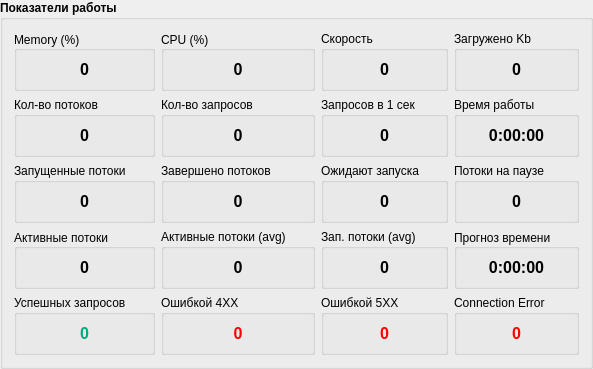
        <widget class="QGroupBox" name="groupBox_19">
         <property name="sizePolicy">
          <sizepolicy hsizetype="Expanding" vsizetype="Expanding">
           <horstretch>0</horstretch>
           <verstretch>0</verstretch>
          </sizepolicy>
         </property>
         <property name="font">
          <font>
           <weight>75</weight>
           <bold>true</bold>
          </font>
         </property>
         <property name="title">
          <string>Показатели работы</string>
         </property>
         <layout class="QGridLayout" name="gridLayout">
          <item row="1" column="2">
           <widget class="QGroupBox" name="groupBox_9">
            <property name="font">
             <font>
              <weight>50</weight>
              <bold>false</bold>
             </font>
            </property>
            <property name="title">
             <string>Запросов в 1 сек</string>
            </property>
            <layout class="QVBoxLayout" name="verticalLayout_7">
             <item>
              <widget class="QLabel" name="l_kpi_requests_per_seccond">
               <property name="font">
                <font>
                 <pointsize>12</pointsize>
                 <weight>75</weight>
                 <bold>true</bold>
                </font>
               </property>
               <property name="text">
                <string>0</string>
               </property>
               <property name="alignment">
                <set>Qt::AlignCenter</set>
               </property>
              </widget>
             </item>
            </layout>
           </widget>
          </item>
          <item row="4" column="3">
           <widget class="QGroupBox" name="groupBox_18">
            <property name="font">
             <font>
              <weight>50</weight>
              <bold>false</bold>
             </font>
            </property>
            <property name="title">
             <string>Connection Error</string>
            </property>
            <layout class="QVBoxLayout" name="verticalLayout_16">
             <item>
              <widget class="QLabel" name="l_kpi_requests_connection_error">
               <property name="font">
                <font>
                 <pointsize>12</pointsize>
                 <weight>75</weight>
                 <bold>true</bold>
                </font>
               </property>
               <property name="styleSheet">
                <string notr="true">color: rgb(255, 0, 0);</string>
               </property>
               <property name="text">
                <string>0</string>
               </property>
               <property name="alignment">
                <set>Qt::AlignCenter</set>
               </property>
              </widget>
             </item>
            </layout>
           </widget>
          </item>
          <item row="0" column="3">
           <widget class="QGroupBox" name="groupBox_8">
            <property name="font">
             <font>
              <weight>50</weight>
              <bold>false</bold>
             </font>
            </property>
            <property name="title">
             <string>Загружено Kb</string>
            </property>
            <layout class="QVBoxLayout" name="verticalLayout_9">
             <item>
              <widget class="QLabel" name="l_kpi_download_size">
               <property name="font">
                <font>
                 <pointsize>12</pointsize>
                 <weight>75</weight>
                 <bold>true</bold>
                </font>
               </property>
               <property name="text">
                <string>0</string>
               </property>
               <property name="alignment">
                <set>Qt::AlignCenter</set>
               </property>
              </widget>
             </item>
            </layout>
           </widget>
          </item>
          <item row="1" column="0">
           <widget class="QGroupBox" name="groupBox_2">
            <property name="font">
             <font>
              <weight>50</weight>
              <bold>false</bold>
             </font>
            </property>
            <property name="title">
             <string>Кол-во потоков</string>
            </property>
            <layout class="QVBoxLayout" name="verticalLayout_3">
             <item>
              <widget class="QLabel" name="l_kpi_theaders">
               <property name="font">
                <font>
                 <pointsize>12</pointsize>
                 <weight>75</weight>
                 <bold>true</bold>
                </font>
               </property>
               <property name="text">
                <string>0</string>
               </property>
               <property name="alignment">
                <set>Qt::AlignCenter</set>
               </property>
              </widget>
             </item>
            </layout>
           </widget>
          </item>
          <item row="0" column="2">
           <widget class="QGroupBox" name="groupBox_26">
            <property name="font">
             <font>
              <weight>50</weight>
              <bold>false</bold>
             </font>
            </property>
            <property name="title">
             <string>Скорость</string>
            </property>
            <layout class="QVBoxLayout" name="verticalLayout_24">
             <item>
              <widget class="QLabel" name="l_kpi_speed">
               <property name="font">
                <font>
                 <pointsize>12</pointsize>
                 <weight>75</weight>
                 <bold>true</bold>
                </font>
               </property>
               <property name="text">
                <string>0</string>
               </property>
               <property name="alignment">
                <set>Qt::AlignCenter</set>
               </property>
              </widget>
             </item>
            </layout>
           </widget>
          </item>
          <item row="2" column="1">
           <widget class="QGroupBox" name="groupBox_11">
            <property name="font">
             <font>
              <weight>50</weight>
              <bold>false</bold>
             </font>
            </property>
            <property name="title">
             <string>Завершено потоков</string>
            </property>
            <layout class="QVBoxLayout" name="verticalLayout_11">
             <item>
              <widget class="QLabel" name="l_kpi_theaders_finished">
               <property name="font">
                <font>
                 <pointsize>12</pointsize>
                 <weight>75</weight>
                 <bold>true</bold>
                </font>
               </property>
               <property name="text">
                <string>0</string>
               </property>
               <property name="alignment">
                <set>Qt::AlignCenter</set>
               </property>
              </widget>
             </item>
            </layout>
           </widget>
          </item>
          <item row="2" column="2">
           <widget class="QGroupBox" name="groupBox_17">
            <property name="font">
             <font>
              <weight>50</weight>
              <bold>false</bold>
             </font>
            </property>
            <property name="toolTip">
             <string>&lt;html&gt;&lt;head/&gt;&lt;body&gt;&lt;p&gt;Потоки, ожидающие запуска&lt;/p&gt;&lt;/body&gt;&lt;/html&gt;</string>
            </property>
            <property name="title">
             <string>Ожидают запуска</string>
            </property>
            <layout class="QVBoxLayout" name="verticalLayout_13">
             <item>
              <widget class="QLabel" name="l_kpi_theaders_waiting">
               <property name="font">
                <font>
                 <pointsize>12</pointsize>
                 <weight>75</weight>
                 <bold>true</bold>
                </font>
               </property>
               <property name="text">
                <string>0</string>
               </property>
               <property name="alignment">
                <set>Qt::AlignCenter</set>
               </property>
              </widget>
             </item>
            </layout>
           </widget>
          </item>
          <item row="4" column="0">
           <widget class="QGroupBox" name="groupBox_5">
            <property name="font">
             <font>
              <weight>50</weight>
              <bold>false</bold>
             </font>
            </property>
            <property name="title">
             <string>Успешных запросов</string>
            </property>
            <layout class="QVBoxLayout" name="verticalLayout_6">
             <item>
              <widget class="QLabel" name="l_kpi_requests_success">
               <property name="font">
                <font>
                 <pointsize>12</pointsize>
                 <weight>75</weight>
                 <bold>true</bold>
                </font>
               </property>
               <property name="styleSheet">
                <string notr="true">color: rgb(0, 170, 127);</string>
               </property>
               <property name="text">
                <string>0</string>
               </property>
               <property name="alignment">
                <set>Qt::AlignCenter</set>
               </property>
              </widget>
             </item>
            </layout>
           </widget>
          </item>
          <item row="0" column="1">
           <widget class="QGroupBox" name="gb_cpu">
            <property name="sizePolicy">
             <sizepolicy hsizetype="Preferred" vsizetype="Preferred">
              <horstretch>0</horstretch>
              <verstretch>0</verstretch>
             </sizepolicy>
            </property>
            <property name="minimumSize">
             <size>
              <width>0</width>
              <height>0</height>
             </size>
            </property>
            <property name="font">
             <font>
              <weight>50</weight>
              <bold>false</bold>
             </font>
            </property>
            <property name="toolTip">
             <string>&lt;html&gt;&lt;head/&gt;&lt;body&gt;&lt;p&gt;&lt;span style=&quot; font-weight:400;&quot;&gt;Текущий показатель загруженности CPU (%)&lt;/span&gt;&lt;/p&gt;&lt;/body&gt;&lt;/html&gt;</string>
            </property>
            <property name="styleSheet">
             <string notr="true"/>
            </property>
            <property name="title">
             <string>CPU (%)</string>
            </property>
            <property name="alignment">
             <set>Qt::AlignLeading|Qt::AlignLeft|Qt::AlignVCenter</set>
            </property>
            <layout class="QVBoxLayout" name="verticalLayout_5">
             <item>
              <widget class="QLabel" name="l_kpi_cpu">
               <property name="font">
                <font>
                 <pointsize>12</pointsize>
                 <weight>75</weight>
                 <bold>true</bold>
                </font>
               </property>
               <property name="text">
                <string>0</string>
               </property>
               <property name="textFormat">
                <enum>Qt::RichText</enum>
               </property>
               <property name="alignment">
                <set>Qt::AlignCenter</set>
               </property>
              </widget>
             </item>
            </layout>
           </widget>
          </item>
          <item row="3" column="0">
           <widget class="QGroupBox" name="groupBox_22">
            <property name="font">
             <font>
              <weight>50</weight>
              <bold>false</bold>
             </font>
            </property>
            <property name="title">
             <string>Активные потоки</string>
            </property>
            <property name="alignment">
             <set>Qt::AlignLeading|Qt::AlignLeft|Qt::AlignVCenter</set>
            </property>
            <layout class="QVBoxLayout" name="verticalLayout_19">
             <item>
              <widget class="QLabel" name="l_kpi_theaders_active">
               <property name="font">
                <font>
                 <pointsize>12</pointsize>
                 <weight>75</weight>
                 <bold>true</bold>
                </font>
               </property>
               <property name="text">
                <string>0</string>
               </property>
               <property name="alignment">
                <set>Qt::AlignCenter</set>
               </property>
              </widget>
             </item>
            </layout>
           </widget>
          </item>
          <item row="4" column="2">
           <widget class="QGroupBox" name="groupBox_12">
            <property name="font">
             <font>
              <weight>50</weight>
              <bold>false</bold>
             </font>
            </property>
            <property name="title">
             <string>Ошибкой 5XX</string>
            </property>
            <layout class="QVBoxLayout" name="verticalLayout_15">
             <item>
              <widget class="QLabel" name="l_kpi_requests_5xx">
               <property name="font">
                <font>
                 <pointsize>12</pointsize>
                 <weight>75</weight>
                 <bold>true</bold>
                </font>
               </property>
               <property name="styleSheet">
                <string notr="true">color: rgb(255, 0, 0);</string>
               </property>
               <property name="text">
                <string>0</string>
               </property>
               <property name="alignment">
                <set>Qt::AlignCenter</set>
               </property>
              </widget>
             </item>
            </layout>
           </widget>
          </item>
          <item row="1" column="1">
           <widget class="QGroupBox" name="groupBox_4">
            <property name="font">
             <font>
              <weight>50</weight>
              <bold>false</bold>
             </font>
            </property>
            <property name="title">
             <string>Кол-во запросов</string>
            </property>
            <layout class="QVBoxLayout" name="verticalLayout_4">
             <item>
              <widget class="QLabel" name="l_kpi_requests">
               <property name="font">
                <font>
                 <pointsize>12</pointsize>
                 <weight>75</weight>
                 <bold>true</bold>
                </font>
               </property>
               <property name="text">
                <string>0</string>
               </property>
               <property name="alignment">
                <set>Qt::AlignCenter</set>
               </property>
              </widget>
             </item>
            </layout>
           </widget>
          </item>
          <item row="0" column="0">
           <widget class="QGroupBox" name="groupBox_28">
            <property name="sizePolicy">
             <sizepolicy hsizetype="Preferred" vsizetype="Preferred">
              <horstretch>0</horstretch>
              <verstretch>0</verstretch>
             </sizepolicy>
            </property>
            <property name="minimumSize">
             <size>
              <width>0</width>
              <height>0</height>
             </size>
            </property>
            <property name="font">
             <font>
              <weight>50</weight>
              <bold>false</bold>
             </font>
            </property>
            <property name="toolTip">
             <string>&lt;html&gt;&lt;head/&gt;&lt;body&gt;&lt;p&gt;&lt;span style=&quot; font-weight:400;&quot;&gt;Текущий показатель использования памяти (%)&lt;/span&gt;&lt;/p&gt;&lt;/body&gt;&lt;/html&gt;</string>
            </property>
            <property name="styleSheet">
             <string notr="true"/>
            </property>
            <property name="title">
             <string>Memory (%)</string>
            </property>
            <property name="alignment">
             <set>Qt::AlignLeading|Qt::AlignLeft|Qt::AlignVCenter</set>
            </property>
            <layout class="QVBoxLayout" name="verticalLayout_12">
             <item>
              <widget class="QLabel" name="l_kpi_memory">
               <property name="font">
                <font>
                 <pointsize>12</pointsize>
                 <weight>75</weight>
                 <bold>true</bold>
                </font>
               </property>
               <property name="styleSheet">
                <string notr="true"/>
               </property>
               <property name="text">
                <string>0</string>
               </property>
               <property name="alignment">
                <set>Qt::AlignCenter</set>
               </property>
              </widget>
             </item>
            </layout>
           </widget>
          </item>
          <item row="2" column="3">
           <widget class="QGroupBox" name="groupBox_24">
            <property name="font">
             <font>
              <weight>50</weight>
              <bold>false</bold>
             </font>
            </property>
            <property name="title">
             <string>Потоки на паузе</string>
            </property>
            <layout class="QVBoxLayout" name="verticalLayout_18">
             <item>
              <widget class="QLabel" name="l_kpi_theaders_paused">
               <property name="font">
                <font>
                 <pointsize>12</pointsize>
                 <weight>75</weight>
                 <bold>true</bold>
                </font>
               </property>
               <property name="text">
                <string>0</string>
               </property>
               <property name="alignment">
                <set>Qt::AlignCenter</set>
               </property>
              </widget>
             </item>
            </layout>
           </widget>
          </item>
          <item row="1" column="3">
           <widget class="QGroupBox" name="groupBox_7">
            <property name="font">
             <font>
              <weight>50</weight>
              <bold>false</bold>
             </font>
            </property>
            <property name="toolTip">
             <string/>
            </property>
            <property name="title">
             <string>Время работы</string>
            </property>
            <layout class="QVBoxLayout" name="verticalLayout_8">
             <item>
              <widget class="QLabel" name="l_kpi_prg_running_time">
               <property name="font">
                <font>
                 <pointsize>12</pointsize>
                 <weight>75</weight>
                 <bold>true</bold>
                </font>
               </property>
               <property name="text">
                <string>0:00:00</string>
               </property>
               <property name="alignment">
                <set>Qt::AlignCenter</set>
               </property>
              </widget>
             </item>
            </layout>
           </widget>
          </item>
          <item row="2" column="0">
           <widget class="QGroupBox" name="groupBox_3">
            <property name="font">
             <font>
              <weight>50</weight>
              <bold>false</bold>
             </font>
            </property>
            <property name="title">
             <string>Запущенные потоки</string>
            </property>
            <layout class="QVBoxLayout" name="verticalLayout">
             <item>
              <widget class="QLabel" name="l_kpi_theaders_started">
               <property name="font">
                <font>
                 <pointsize>12</pointsize>
                 <weight>75</weight>
                 <bold>true</bold>
                </font>
               </property>
               <property name="text">
                <string>0</string>
               </property>
               <property name="alignment">
                <set>Qt::AlignCenter</set>
               </property>
              </widget>
             </item>
            </layout>
           </widget>
          </item>
          <item row="4" column="1">
           <widget class="QGroupBox" name="groupBox_6">
            <property name="font">
             <font>
              <weight>50</weight>
              <bold>false</bold>
             </font>
            </property>
            <property name="title">
             <string>Ошибкой 4XX</string>
            </property>
            <layout class="QVBoxLayout" name="verticalLayout_10">
             <item>
              <widget class="QLabel" name="l_kpi_requests_4xx">
               <property name="font">
                <font>
                 <pointsize>12</pointsize>
                 <weight>75</weight>
                 <bold>true</bold>
                </font>
               </property>
               <property name="styleSheet">
                <string notr="true">color: rgb(255, 0, 0);</string>
               </property>
               <property name="text">
                <string>0</string>
               </property>
               <property name="alignment">
                <set>Qt::AlignCenter</set>
               </property>
              </widget>
             </item>
            </layout>
           </widget>
          </item>
          <item row="3" column="1">
           <widget class="QGroupBox" name="groupBox_41">
            <property name="font">
             <font>
              <weight>50</weight>
              <bold>false</bold>
             </font>
            </property>
            <property name="title">
             <string>Активные потоки (avg)</string>
            </property>
            <layout class="QVBoxLayout" name="verticalLayout_56">
             <item>
              <widget class="QLabel" name="l_kpi_theaders_active_avg">
               <property name="font">
                <font>
                 <pointsize>12</pointsize>
                 <weight>75</weight>
                 <bold>true</bold>
                </font>
               </property>
               <property name="text">
                <string>0</string>
               </property>
               <property name="alignment">
                <set>Qt::AlignCenter</set>
               </property>
              </widget>
             </item>
            </layout>
           </widget>
          </item>
          <item row="3" column="3">
           <widget class="QGroupBox" name="groupBox_23">
            <property name="font">
             <font>
              <weight>50</weight>
              <bold>false</bold>
             </font>
            </property>
            <property name="toolTip">
             <string>&lt;html&gt;&lt;head/&gt;&lt;body&gt;&lt;p&gt;Прогнозируемое время работы программы&lt;/p&gt;&lt;/body&gt;&lt;/html&gt;</string>
            </property>
            <property name="title">
             <string>Прогноз времени</string>
            </property>
            <property name="alignment">
             <set>Qt::AlignLeading|Qt::AlignLeft|Qt::AlignVCenter</set>
            </property>
            <layout class="QVBoxLayout" name="verticalLayout_27">
             <item>
              <widget class="QLabel" name="l_kpi_prg_running_time_forecast">
               <property name="font">
                <font>
                 <pointsize>12</pointsize>
                 <weight>75</weight>
                 <bold>true</bold>
                </font>
               </property>
               <property name="text">
                <string>0:00:00</string>
               </property>
               <property name="alignment">
                <set>Qt::AlignCenter</set>
               </property>
              </widget>
             </item>
            </layout>
           </widget>
          </item>
          <item row="3" column="2">
           <widget class="QGroupBox" name="groupBox_42">
            <property name="font">
             <font>
              <weight>50</weight>
              <bold>false</bold>
             </font>
            </property>
            <property name="toolTip">
             <string>&lt;html&gt;&lt;head/&gt;&lt;body&gt;&lt;p&gt;Среднее значение запущенных потоков&lt;/p&gt;&lt;/body&gt;&lt;/html&gt;</string>
            </property>
            <property name="title">
             <string>Зап. потоки (avg)</string>
            </property>
            <layout class="QVBoxLayout" name="verticalLayout_57">
             <item>
              <widget class="QLabel" name="l_kpi_theaders_started_avg">
               <property name="font">
                <font>
                 <pointsize>12</pointsize>
                 <weight>75</weight>
                 <bold>true</bold>
                </font>
               </property>
               <property name="text">
                <string>0</string>
               </property>
               <property name="alignment">
                <set>Qt::AlignCenter</set>
               </property>
              </widget>
             </item>
            </layout>
           </widget>
          </item>
         </layout>
        </widget>
